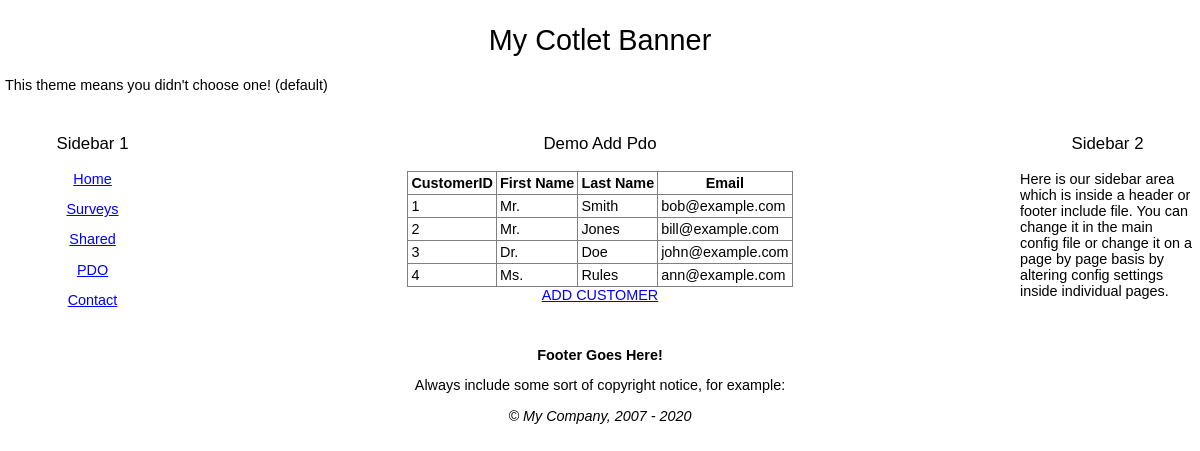
Screenshot of /demo/demo_add_pdo.php with the database file from the repository.
### tables this page shows
CREATE TABLE `test_Customers` (
  `CustomerID` int(10) unsigned NOT NULL AUTO_INCREMENT,
  `LastName` varchar(50) DEFAULT NULL,
  `FirstName` varchar(50) DEFAULT NULL,
  `Title` varchar(20) DEFAULT NULL,
  `Email` varchar(80) DEFAULT NULL,
  `CountryID` int(10) unsigned DEFAULT NULL,
  PRIMARY KEY (`CustomerID`),
  KEY `CountryID` (`CountryID`)
);

### demo/demo_add_pdo.php (the view, shortened to what this page needs)
<?php
require '../inc_0700/config_inc.php';
if(isset($_REQUEST['act'])){$myAction = (trim($_REQUEST['act']));}else{$myAction = "";}
switch ($myAction)
{
	default:
	 	showCustomers();
}
function showCustomers()
{
	echo '<h3 align="center">' . smartTitle() . '</h3>';
	$sql = "select CustomerID,FirstName,LastName,Email from test_Customers";
	$result = mysqli_query(IDB::conn(),$sql) or die(trigger_error(mysqli_error(IDB::conn()), E_USER_ERROR));
	if (mysqli_num_rows($result) > 0)
	{
		echo '<table align="center" border="1" style="border-collapse:collapse" cellpadding="3" cellspacing="3">';
		echo '<tr>
				<th>CustomerID</th>
				<th>First Name</th>
				<th>Last Name</th>
				<th>Email</th>
			</tr>
			';
		while ($row = mysqli_fetch_assoc($result))
		{
			echo '<tr>
					<td>'
				     . (int)$row['CustomerID'] . '</td>
				    <td>' . dbOut($row['FirstName']) . '</td>
				    <td>' . dbOut($row['LastName']) . '</td>
				    <td>' . dbOut($row['Email']) . '</td>
				</tr>
				';
		}
		echo '</table>';
	}else{
      echo '<div align="center"><h3>Currently No Customers in Database.</h3></div>';
	}
	echo '<div align="center"><a href="' . THIS_PAGE . '?act=add">ADD CUSTOMER</a></div>';
}

### include/default_style.css (style rules this page uses)
body { font-size: .9em; font-family: Verdana, Geneva, Arial, Helvetica, sans-serif; padding:0; margin:0; background-color:#FFFFFF; }
td { font-family: Verdana, Geneva, Arial, Helvetica, sans-serif; }
h1, h2, h3, h4, h5, h6 { font-weight: normal; }
a { font-family:Verdana, Arial, Helvetica, sans-serif; }
a:link { color: #00f; }

### rows the page displays
test_customers: CustomerID "1", FirstName "Mr.", LastName "Smith", Email "bob@example.com"
test_customers: CustomerID "2", FirstName "Mr.", LastName "Jones", Email "bill@example.com"
test_customers: CustomerID "3", FirstName "Dr.", LastName "Doe", Email "john@example.com"
test_customers: CustomerID "4", FirstName "Ms.", LastName "Rules", Email "ann@example.com"

### other values shown
$config->banner "My Cotlet Banner"
$aText[0] "Home"
$aText[0] "Surveys"
$aText[0] "Shared"
$aText[0] "PDO"
$aText[0] "Contact"
smartTitle() "Demo Add Pdo"
